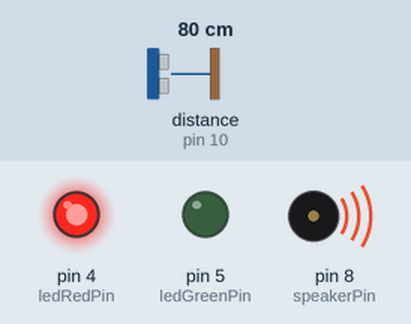
The sketch below on a simulated Arduino Uno, built with avr-gcc and run on an emulated ATmega328P. On the bench: output pins drawn as LEDs (lit = HIGH), buzzer (waves = sounding). Wiring (inferred from the names in the program): ultrasonic range finder: trigger pin 9; echo pin 10. The test bench sets the inputs (shaded band); at power-on: distance to the obstacle (sensor on pin 10) 80 cm. The echo pulse lasts 58.3 µs per cm; pins used as bus, display or sensor lines are not drawn.

Above: at 1.2 s.
1.3 s: distance to the obstacle (sensor on pin 10) set to 178 cm
2.8 s: distance to the obstacle (sensor on pin 10) set to 184 cm
At 3.3 s:
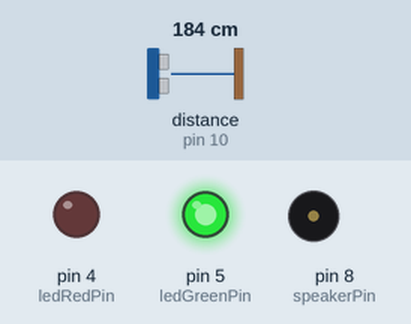
4.3 s: distance to the obstacle (sensor on pin 10) set to 2 cm
At 5.5 s:
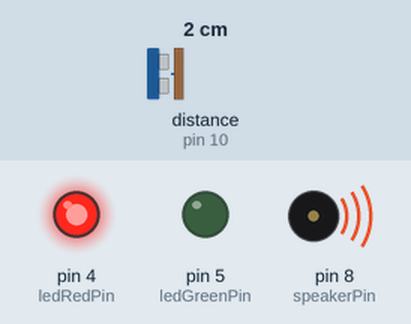
5.8 s: distance to the obstacle (sensor on pin 10) set to 250 cm
At 6.9 s:
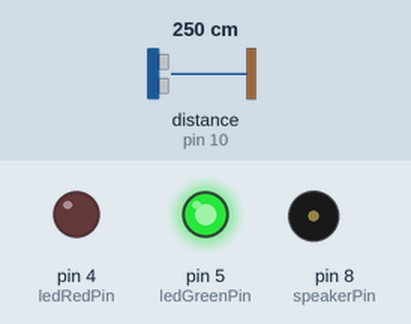
Timing chart, 0 to 8.3 s (numbered marks = the images above; inputs shaded):
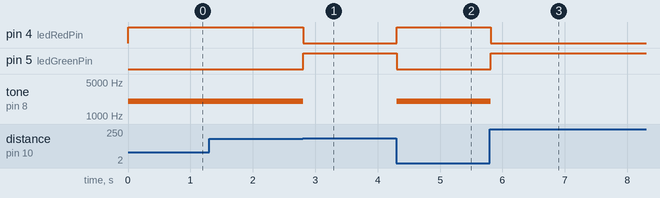

Measured:
- the behaviour switches between 181 and 182 cm on distance to the obstacle (sensor on pin 10) (found by bisection; images 0 and 1)
- after the input at 1.3 s, every drawn part: stays the same
- after the input at 2.8 s, pin 4 (ledRedPin): HIGH → LOW at once; pin 5 (ledGreenPin): LOW → HIGH at once; tone on pin 8 (speakerPin): 2000 Hz → silent at once
- after the input at 4.3 s, pin 4 (ledRedPin): LOW → HIGH at once; pin 5 (ledGreenPin): HIGH → LOW at once; tone on pin 8 (speakerPin): silent → 2000 Hz at once
- after the input at 5.8 s, pin 4 (ledRedPin): HIGH → LOW at once; pin 5 (ledGreenPin): LOW → HIGH at once; tone on pin 8 (speakerPin): 2000 Hz → silent at once

The sketch:

Distance-Warning-Device.ino
```cpp
/*

  Distance Warning device using an HC-SR04 sensor

  The distance is set to 180 cm or 6 feet.

*/

const byte trigPin = 9;
const byte echoPin = 10;
const byte ledRedPin = 4;
const byte ledGreenPin = 5;
const byte speakerPin = 8;
const int toneFrequency = 2000;
int maxDistance = 180;   // EU countries mostly prescribe 1.5 meters other countries prescribe 6 feet (180 cm)
int distance;
long duration;

void setup() {

  pinMode(ledRedPin, OUTPUT);
  pinMode(ledGreenPin, OUTPUT);
  digitalWrite(ledRedPin, HIGH);

  pinMode(trigPin, OUTPUT);
  pinMode(echoPin, INPUT);

  // Serial.begin(9600);
}

void loop() {

  digitalWrite(trigPin, LOW);
  delayMicroseconds(2);

  digitalWrite(trigPin, HIGH);
  delayMicroseconds(10);
  digitalWrite(trigPin, LOW);

  duration = pulseIn(echoPin, HIGH);
  distance= duration*0.034/2;

  // Serial.println(distance);

  if (distance < maxDistance) {
    tone(speakerPin, toneFrequency);
    digitalWrite(ledRedPin, HIGH);
    digitalWrite(ledGreenPin, LOW);
  } else {
    noTone(speakerPin);
    digitalWrite(ledRedPin, LOW);
    digitalWrite(ledGreenPin, HIGH);
  }

}
```
